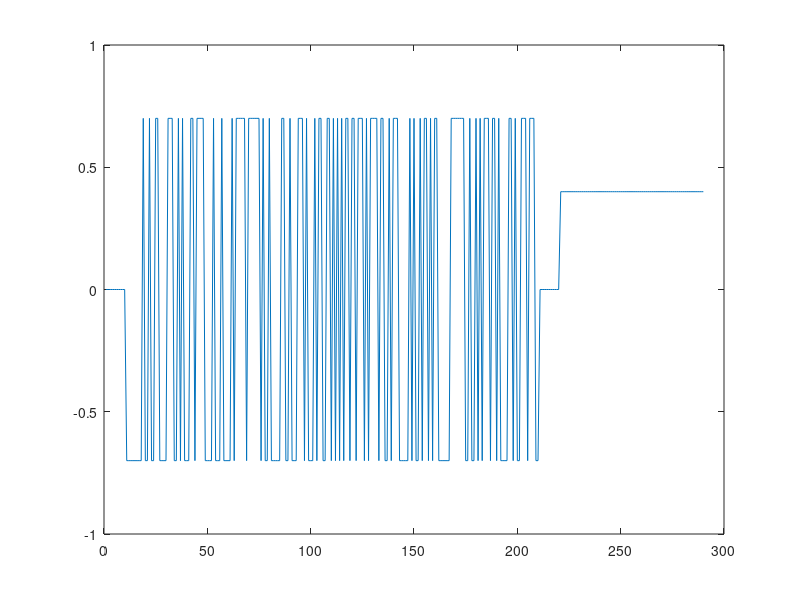
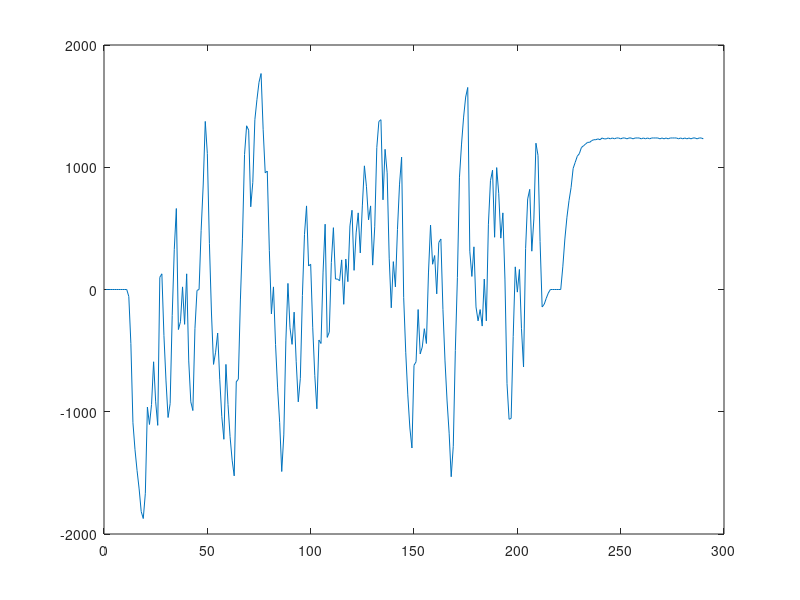
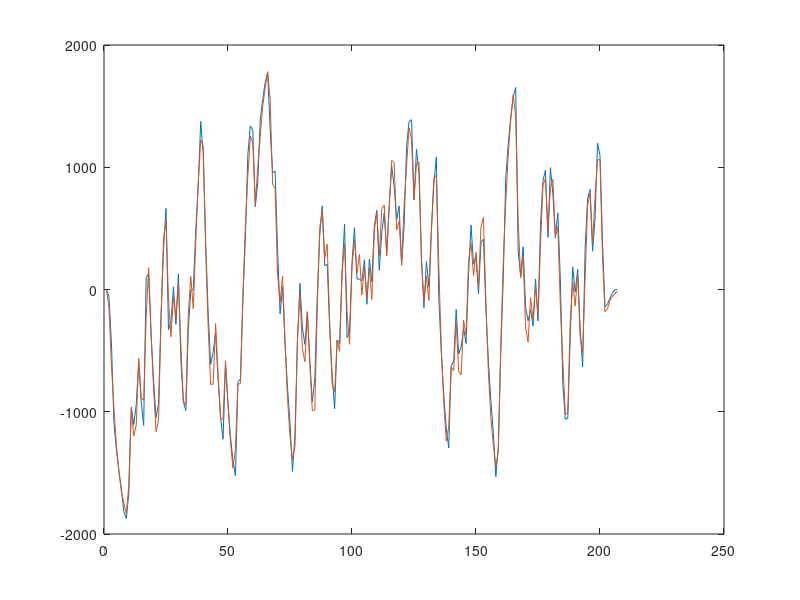
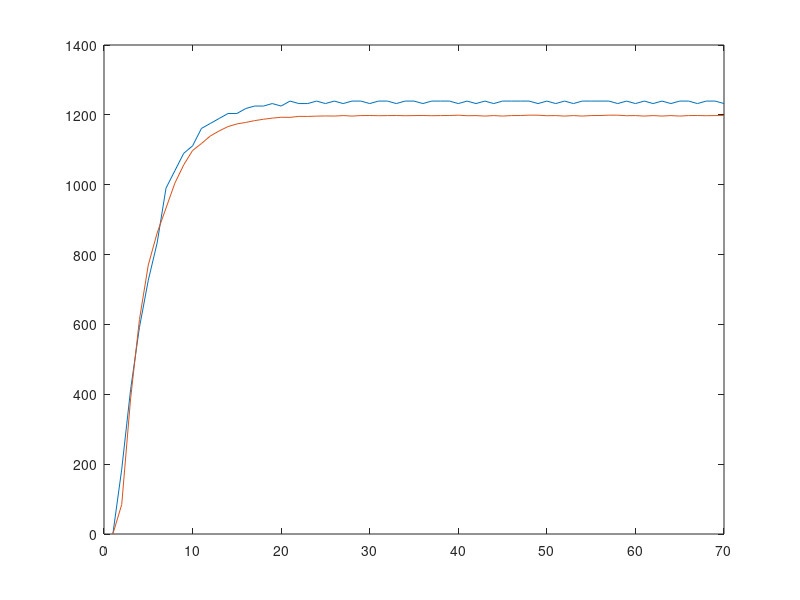

Reproduce these figures in MATLAB, in order.
clear all;
close all;
load('matlab.mat');
figure;
plot(u);
figure;
plot(speed);
id_y= speed(11:217);
id_u=u(11:217);
val_y= speed(221:290);
val_u=u(221:290);
N=length(id_y);
M=length(val_y);
nA=4;
nB=4;

% Metoda Predictiei
for I=1:N
    for J=1:nA
        if I>J
            fii(I,J)=-id_y(abs(I-J));
        end

        for J=1:nB
        if I>J
            fii(I,J+nA)=id_u(abs(I-J));
        end
        
    end
    end
end
teta=fii\id_y';
Y_ident=fii*teta;

figure;
plot(id_y);
hold on;
plot(Y_ident);



for R=1:M
    for Q=1:nA
        if R>Q
            fii_val(R,Q)=-val_y(abs(R-Q));
        end

        for Q=1:nB
        if R>Q
            fii_val(R,Q+nA)=val_u(abs(R-Q));
        end
        
    end
    end
end
Y_valid=fii_val*teta;

figure;
plot(val_y);
hold on;
plot(Y_valid);

%Metoda Simularii
for i=1:M
  valid = zeros(1,nA+nB);
    for j=1: nA
        if i>j
            valid(j)=-Y_simulare_validare(abs(i-j));
        end

    end

    for j=1:nB
      if i>j
    valid(j+nA)=val_u(abs(i-j));
    end
Y_simulare_validare(i)=valid*teta;
    end
end

figure;
plot(Y_simulare_validare);
hold on;
plot(val_y);

%MSE
s=0;
mse=val_y-Y_simulare_validare;
for i=1:length(mse)
    s=s+mse(i).^2;
end
MSE_finv=s/length(mse);